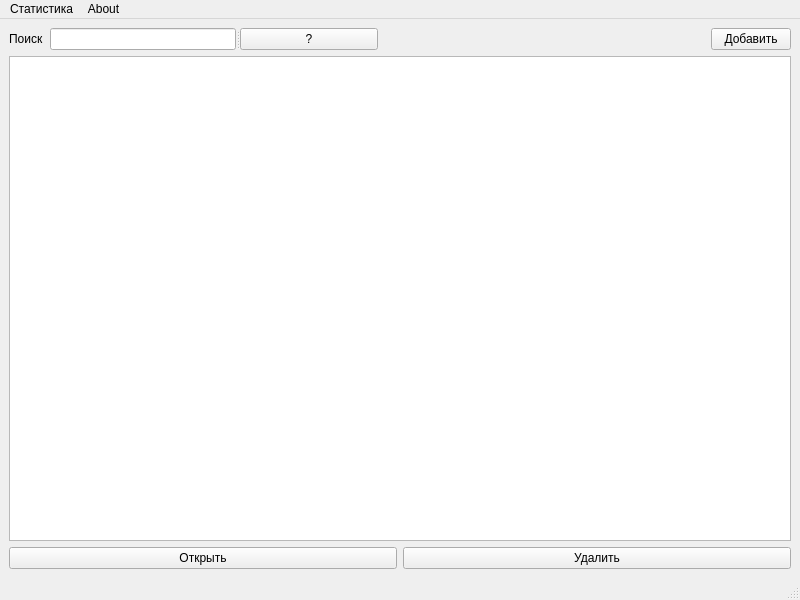
<?xml version="1.0" encoding="UTF-8"?>
<ui version="4.0">
 <class>MainWindow</class>
 <widget class="QMainWindow" name="MainWindow">
  <property name="geometry">
   <rect>
    <x>0</x>
    <y>0</y>
    <width>800</width>
    <height>600</height>
   </rect>
  </property>
  <property name="sizePolicy">
   <sizepolicy hsizetype="Fixed" vsizetype="Fixed">
    <horstretch>0</horstretch>
    <verstretch>0</verstretch>
   </sizepolicy>
  </property>
  <property name="windowTitle">
   <string>MainWindow</string>
  </property>
  <widget class="QWidget" name="centralwidget">
   <layout class="QVBoxLayout" name="verticalLayout">
    <item>
     <layout class="QHBoxLayout" name="horizontalLayout">
      <item>
       <widget class="QLabel" name="SearchLbl">
        <property name="text">
         <string>Поиск</string>
        </property>
       </widget>
      </item>
      <item>
       <widget class="QSplitter" name="splitter">
        <property name="orientation">
         <enum>Qt::Orientation::Horizontal</enum>
        </property>
        <widget class="QLineEdit" name="SearchEdit"/>
        <widget class="QPushButton" name="SearchBtn">
         <property name="sizePolicy">
          <sizepolicy hsizetype="Minimum" vsizetype="Fixed">
           <horstretch>0</horstretch>
           <verstretch>0</verstretch>
          </sizepolicy>
         </property>
         <property name="text">
          <string>?</string>
         </property>
        </widget>
       </widget>
      </item>
      <item>
       <spacer name="horizontalSpacer">
        <property name="orientation">
         <enum>Qt::Orientation::Horizontal</enum>
        </property>
        <property name="sizeHint" stdset="0">
         <size>
          <width>40</width>
          <height>20</height>
         </size>
        </property>
       </spacer>
      </item>
      <item>
       <widget class="QPushButton" name="AddBtn">
        <property name="text">
         <string>Добавить</string>
        </property>
       </widget>
      </item>
     </layout>
    </item>
    <item>
     <widget class="QTableView" name="tableView">
      <property name="sizePolicy">
       <sizepolicy hsizetype="MinimumExpanding" vsizetype="MinimumExpanding">
        <horstretch>0</horstretch>
        <verstretch>0</verstretch>
       </sizepolicy>
      </property>
     </widget>
    </item>
    <item>
     <layout class="QHBoxLayout" name="horizontalLayout_2">
      <item>
       <widget class="QPushButton" name="OpenBtn">
        <property name="text">
         <string>Открыть</string>
        </property>
       </widget>
      </item>
      <item>
       <widget class="QPushButton" name="DeleteBtn">
        <property name="text">
         <string>Удалить</string>
        </property>
       </widget>
      </item>
     </layout>
    </item>
   </layout>
  </widget>
  <widget class="QMenuBar" name="menubar">
   <property name="geometry">
    <rect>
     <x>0</x>
     <y>0</y>
     <width>800</width>
     <height>23</height>
    </rect>
   </property>
   <widget class="QMenu" name="menuAbout">
    <property name="title">
     <string>About</string>
    </property>
    <addaction name="actionQt"/>
   </widget>
   <widget class="QMenu" name="menu">
    <property name="title">
     <string>Статистика</string>
    </property>
    <addaction name="action_csv"/>
   </widget>
   <addaction name="menu"/>
   <addaction name="menuAbout"/>
  </widget>
  <widget class="QStatusBar" name="statusbar"/>
  <action name="actionQt">
   <property name="text">
    <string>Qt</string>
   </property>
  </action>
  <action name="action_csv">
   <property name="text">
    <string>Экспортировать в csv</string>
   </property>
  </action>
 </widget>
 <resources/>
 <connections/>
</ui>
